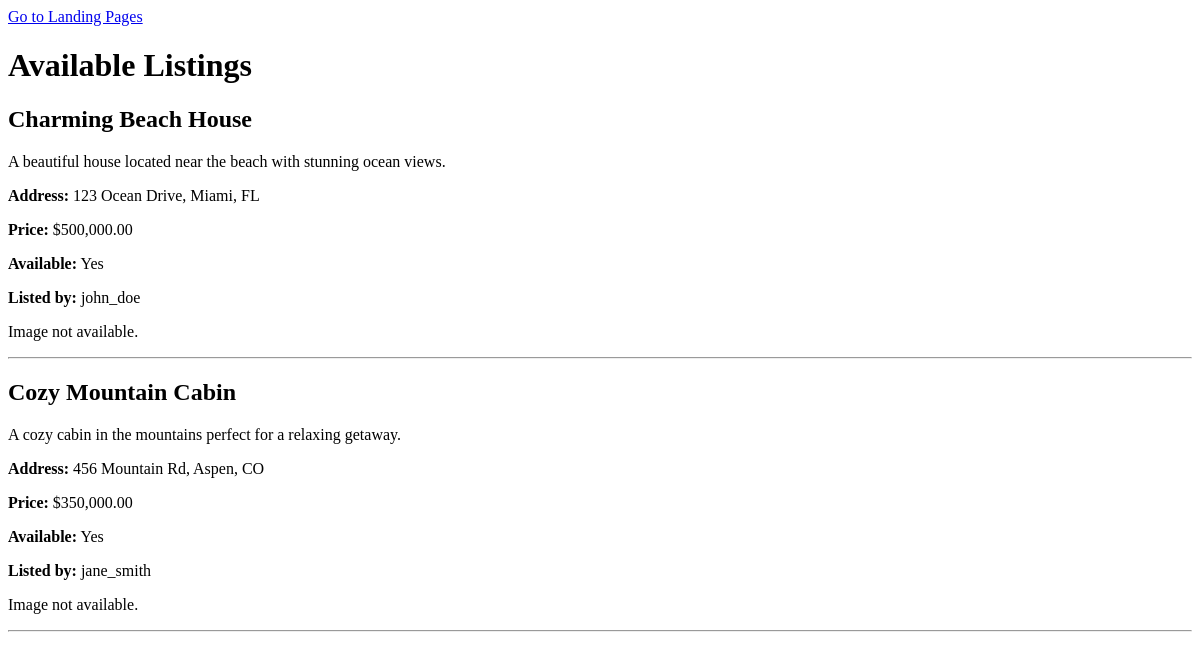
Before: /database.php with the older database file.
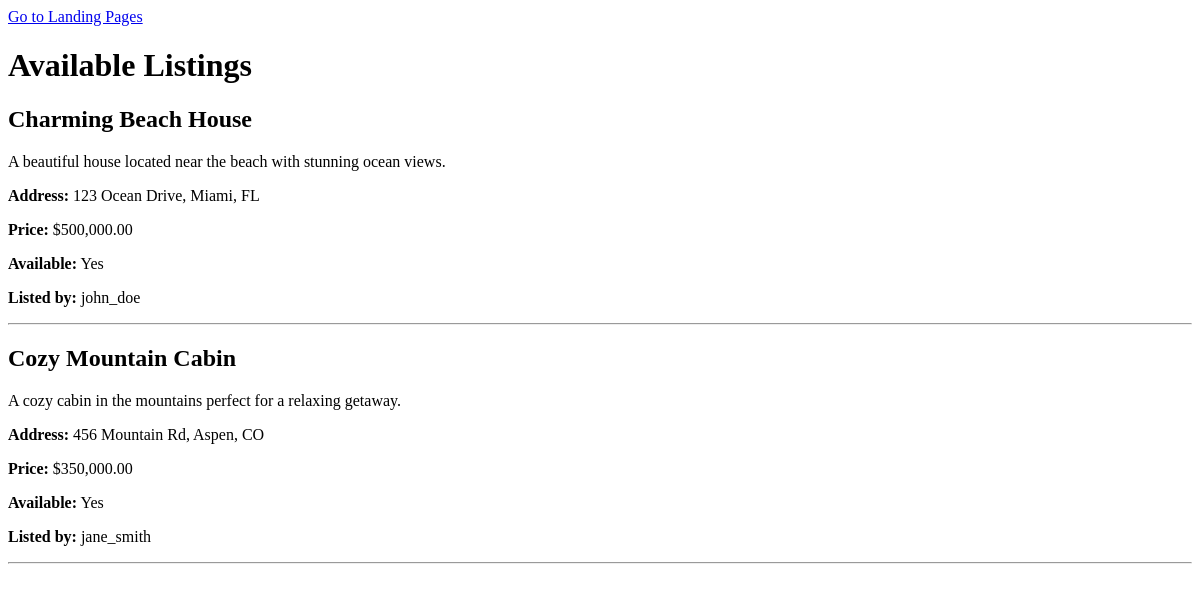
After: the same page with the newer database file.
### tables this page shows
CREATE TABLE Listings (
    id INT PRIMARY KEY AUTO_INCREMENT,
    listing_name VARCHAR(100) NOT NULL,
    listing_description TEXT,
    listing_address VARCHAR(255) NOT NULL,
    listing_price INT NOT NULL,
    listing_available BOOLEAN NOT NULL DEFAULT TRUE,
    listing_image_url VARCHAR(255),
    created_at DATETIME DEFAULT CURRENT_TIMESTAMP,
    user_id INT,
    FOREIGN KEY (user_id) REFERENCES Users(id) ON DELETE CASCADE
);

CREATE TABLE Users (
    id INT PRIMARY KEY AUTO_INCREMENT,
    username VARCHAR(255) NOT NULL,
    email VARCHAR(255) UNIQUE NOT NULL,
    password VARCHAR(255) NOT NULL,
    created_at DATETIME DEFAULT CURRENT_TIMESTAMP
);

### database.php (the view, shortened to what this page needs)
<?php
$s3Client = new S3Client([
    'version' => 'latest',
    'region'  => 'us-east-1',
    'endpoint' => 'https://localhost:9000',
    'use_path_style_endpoint' => true,
    'credentials' => [
        'key'    => 'D32oRXTErlIYMEal1Odc',
        'secret' => 'zu63UssdRkHDEpksNPBwTzslHARDil66PmteliRS',
    ],
    'scheme' => 'https',
    'http' => [
        'verify' => false,
    ],
]);
function getPresignedUrlOrError($s3Client, $bucketName, $objectKey) {
    try {
        $cmd = $s3Client->getCommand('GetObject', [
            'Bucket' => $bucketName,
            'Key'    => $objectKey,
        ]);
        $request = $s3Client->createPresignedRequest($cmd, '+20 minutes');
        return (string)$request->getUri();
    } catch (AwsException $e) {
        return false;
    }
}
$servername = "localhost";
$username = "root";
$password = "UnixPassword123@";
$database = "real_estate_test";
$conn = new mysqli($servername, $username, $password, $database);
$sql = "SELECT L.id, L.listing_name, L.listing_description, L.listing_address, L.listing_price,
               L.listing_available, L.listing_image_url, U.username
        FROM Listings L
        LEFT JOIN Users U ON L.user_id = U.id";
$result = $conn->query($sql);
?>
<!DOCTYPE html>
<html lang="en">
<head>
</head>
<body>
<a href="../index.php">Go to Landing Pages</a>
    <h1>Available Listings</h1>
    <?php
    if ($result->num_rows > 0) {
        while($row = $result->fetch_assoc()) {
            echo "<div>";
            echo "<h2>" . htmlspecialchars($row['listing_name']) . "</h2>";
            echo "<p>" . htmlspecialchars($row['listing_description']) . "</p>";
            echo "<p><strong>Address:</strong> " . htmlspecialchars($row['listing_address']) . "</p>";
            echo "<p><strong>Price:</strong> $" . number_format($row['listing_price'], 2) . "</p>";
            echo "<p><strong>Available:</strong> " . ($row['listing_available'] ? 'Yes' : 'No') . "</p>";
            echo "<p><strong>Listed by:</strong> " . htmlspecialchars($row['username']) . "</p>";
            if (!empty($row['listing_image_url'])) {
                $imageKey = $row['listing_image_url'];
                $imageUrl = getPresignedUrlOrError($s3Client, 'bucket-test', $imageKey);
                if ($imageUrl) {
                    echo "<img src='" . htmlspecialchars($imageUrl) . "' alt='Listing Image' style='max-width:300px;'/>";
                } else {
                    echo "<p>Image not available.</p>";
                }
            }
            echo "</div><hr>";
        }
    } else {
        echo "<p>No listings available.</p>";
    }
    ?>
</body>
</html>

Changed rows visible on the page:
changed listings "Charming Beach House": no longer shows "Image not available."
changed listings "Cozy Mountain Cabin": no longer shows "Image not available."
